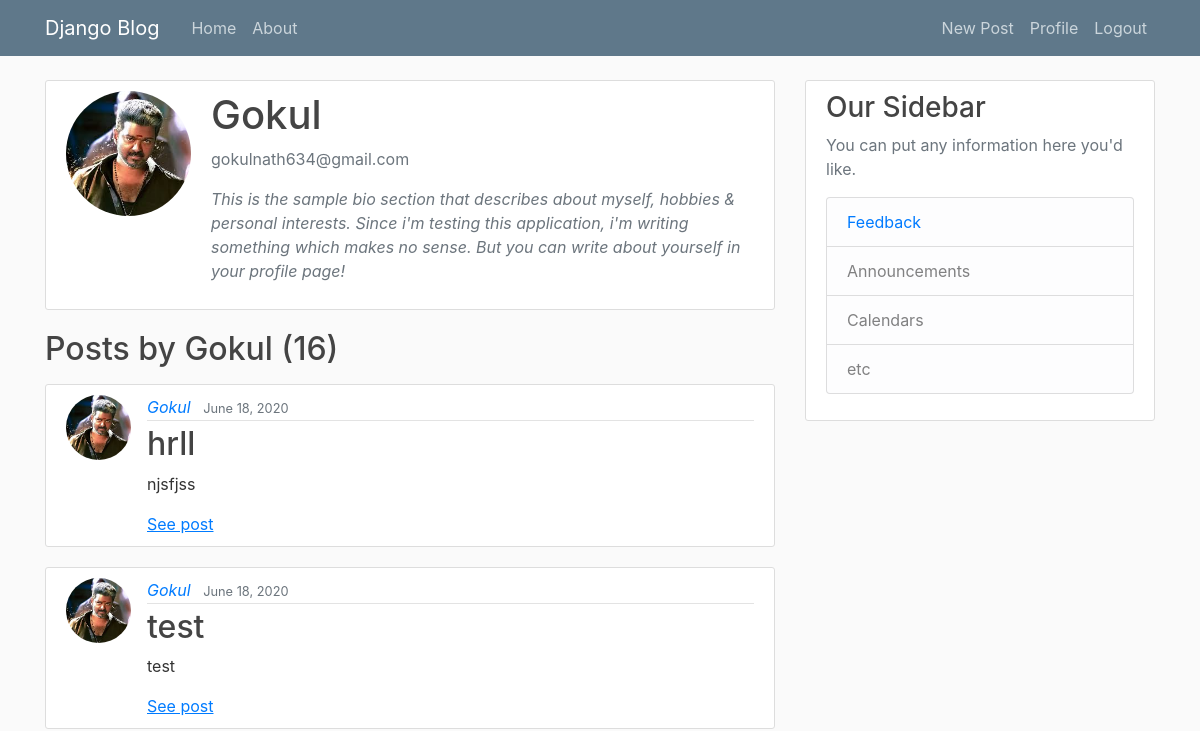
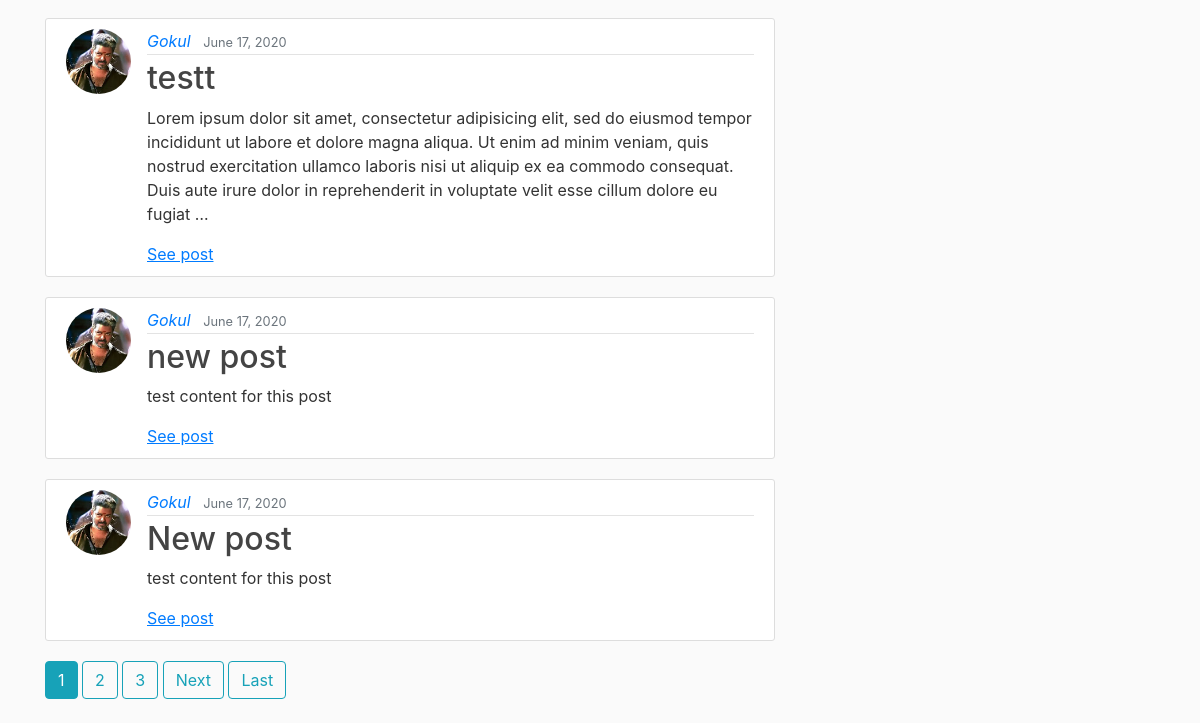
Page /user/Gokul (signed in) on the earlier database version (2 pictures, top to bottom).
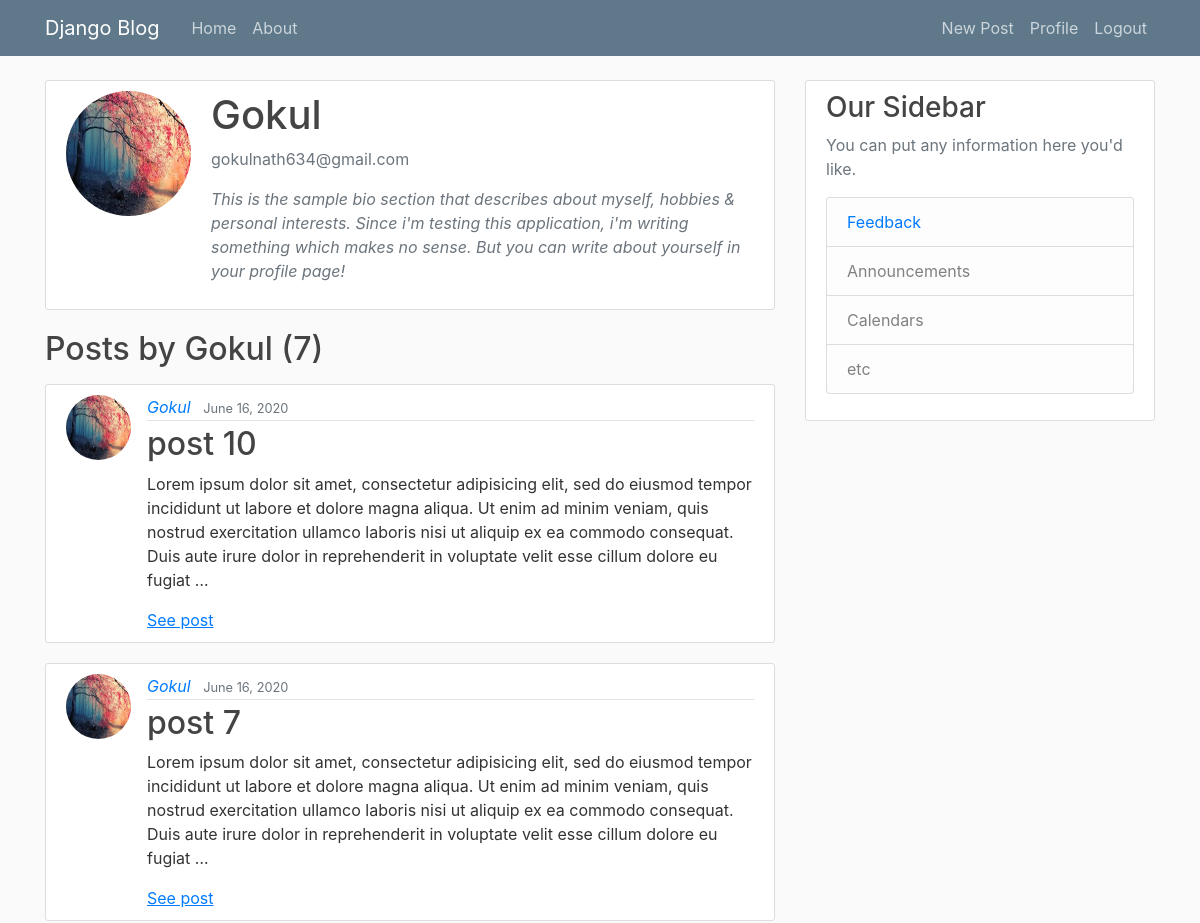
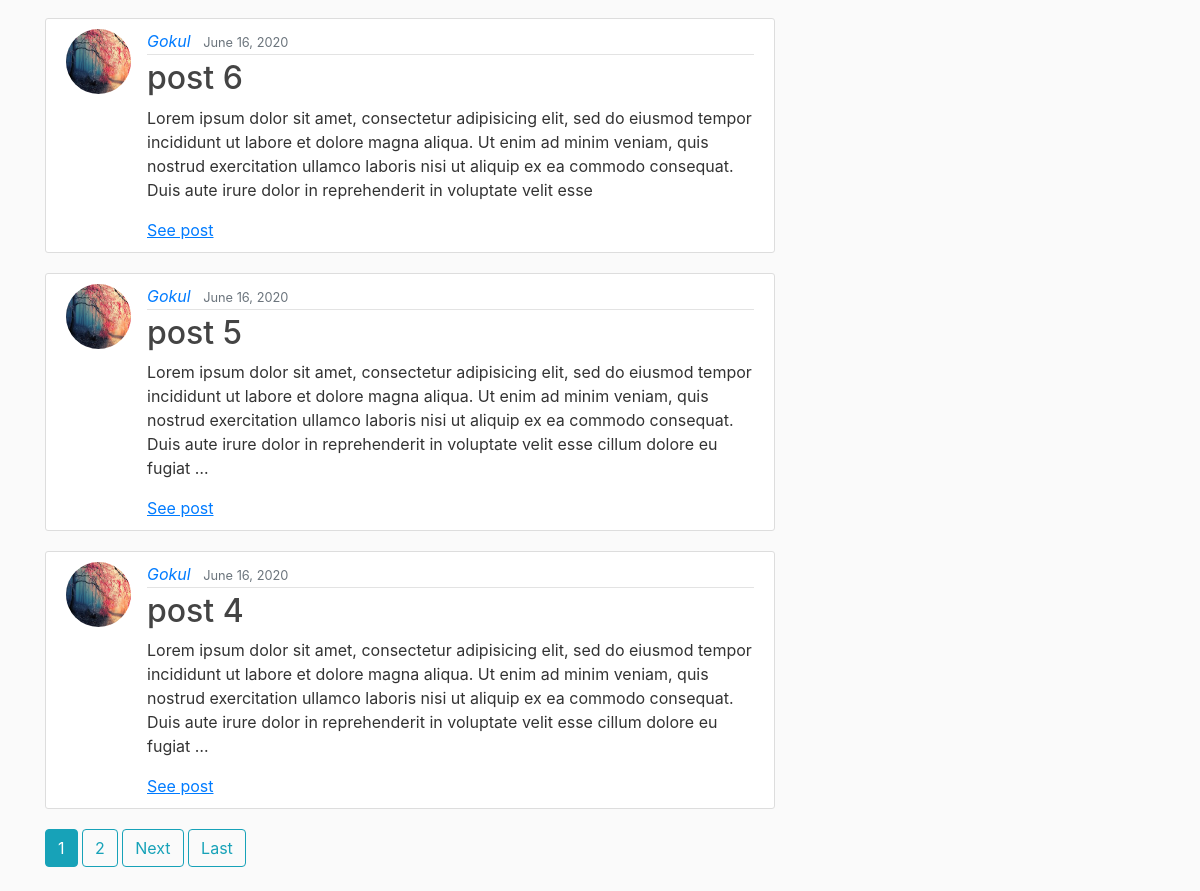
Same page on the later database version (2 pictures, top to bottom).
### blog/models.py (models this page shows, shortened)
class Post(models.Model):
	title = models.CharField(max_length=100)
	content = models.TextField(validators=[MinLengthValidator(200)])
	date_posted = models.DateTimeField(default=timezone.now)
	author = models.ForeignKey(User, on_delete=models.CASCADE)

### users/models.py (models this page shows, shortened)
class Profile(models.Model):
    user = models.OneToOneField(User, on_delete=models.CASCADE)
    bio = models.TextField(default='')
    image = models.ImageField(default='default.jpg', upload_to='profile_pics')

### blog/views.py (the view)
# urls.py: path('user/<str:username>', UserPostListView.as_view(), name='user-posts'),
class UserPostListView(LoginRequiredMixin, ListView):
	model = Post
	template_name = 'blog/user_posts.html'
	context_object_name = 'posts'
	paginate_by = 5
	def get_queryset(self):
		user = get_object_or_404(User, username=self.kwargs.get('username'))
		return Post.objects.filter(author=user).order_by('-date_posted')

### blog/templates/blog/user_posts.html (shortened to what this page needs)
{% extends "blog/base.html" %}
{% block content %}
    {% for post in posts %}
      {% if forloop.first %}
        <div class="media media content-section">
          <img class="rounded-circle account-img" src="{{ post.author.profile.image.url }}">
          <div class="media-body">
            <h2 class="account-heading">{{ post.author }}</h2>
            <p class="text-secondary">{{ post.author.email }}</p>
            <p class="text-secondary"><em>{{ post.author.profile.bio }}</em></p>
          </div>
        </div>
      {% endif %}
    {% endfor %}
    <h2 class="mb-3">Posts by {{ view.kwargs.username }} ({{ page_obj.paginator.count }})</h2>
    {% for post in posts %}
        <article class="media content-section">
          <img class="rounded-circle article-img" src="{{ post.author.profile.image.url }}">
          <div class="media-body">
            <div class="article-metadata">
              <a class="mr-2" href="{% url 'user-posts' post.author.username %}"><em>{{ post.author }}</em></a>
              <small class="text-muted">{{ post.date_posted|date:"F d, Y" }}</small>
            </div>
            <h2><a class="article-title" href="{% url 'post-detail' post.id %}">{{ post.title }}</a></h2>
            <p class="article-content">{{ post.content |truncatewords:"50" }}</p>
            <a href="{% url 'post-detail' post.id %}"><u>See post</u></a>
          </div>
        </article>
    {% endfor %}
    {% if is_paginated %}
      {% for num in page_obj.paginator.page_range %}
        {% if page_obj.number == num %}
          <a class="btn btn-info mb-4" href="?page={{ num }}">{{ num }}</a>
        {% elif num > page_obj.number|add:'-3' and num < page_obj.number|add:'3' %}
          <a class="btn btn-outline-info mb-4" href="?page={{ num }}">{{ num }}</a>
        {% endif %}
      {% endfor %}
      {% if page_obj.has_next %}
        <a class="btn btn-outline-info mb-4" href="?page={{ page_obj.next_page_number }}">Next</a>
        <a class="btn btn-outline-info mb-4" href="?page={{ page_obj.paginator.num_pages }}">Last</a>
      {% endif %}
    {% endif %}
{% endblock content %}

Differences in the rows shown:
removed Post: author.profile.image (picture), author "Gokul", author.email "gokulnath634@gmail.com", author.profile.bio "This is the sample bio section that describes about myself, hobbies & personal interests. Since i'm testing this application, i'm writing something which makes no sense. But you can write about yourself in your profile page!", date_posted "June 18, 2020", title "hrll", content "njsfjss"
removed Post: author.profile.image (picture), author "Gokul", date_posted "June 18, 2020", title "test", content "test", shown under "Posts by Gokul (16)"
removed Post: author.profile.image (picture), author "Gokul", date_posted "June 17, 2020", title "testt", content "Lorem ipsum dolor sit amet, consectetur adipisicing elit, sed do eiusmod tempor incididunt ut labore et dolore magna aliqua. Ut enim ad minim veniam, quis nostrud exercitation ullamco laboris nisi ut aliquip ex ea commodo consequat. Duis aute irure dolor in reprehenderit in voluptate velit esse cillum dolore eu fugiat …", shown under "Posts by Gokul (16)"
removed Post: author.profile.image (picture), author "Gokul", date_posted "June 17, 2020", title "new post", content "test content for this post", shown under "Posts by Gokul (16)"
removed Post: author.profile.image (picture), author "Gokul", date_posted "June 17, 2020", title "New post", content "test content for this post", shown under "Posts by Gokul (16)"
now on this page (row unchanged): Post: author.profile.image (picture), author "Gokul", author.email "gokulnath634@gmail.com", author.profile.bio "This is the sample bio section that describes about myself, hobbies & personal interests. Since i'm testing this application, i'm writing something which makes no sense. But you can write about yourself in your profile page!", date_posted "June 16, 2020", title "post 10", content "Lorem ipsum dolor sit amet, consectetur adipisicing elit, sed do eiusmod tempor incididunt ut labore et dolore magna aliqua. Ut enim ad minim veniam, quis nostrud exercitation ullamco laboris nisi ut aliquip ex ea commodo consequat. Duis aute irure dolor in reprehenderit in voluptate velit esse cillum dolore eu fugiat …"
now on this page (row unchanged): Post: author.profile.image (picture), author "Gokul", date_posted "June 16, 2020", title "post 7", content "Lorem ipsum dolor sit amet, consectetur adipisicing elit, sed do eiusmod tempor incididunt ut labore et dolore magna aliqua. Ut enim ad minim veniam, quis nostrud exercitation ullamco laboris nisi ut aliquip ex ea commodo consequat. Duis aute irure dolor in reprehenderit in voluptate velit esse cillum dolore eu fugiat …", shown under "Posts by Gokul (7)"
now on this page (row unchanged): Post: author.profile.image (picture), author "Gokul", date_posted "June 16, 2020", title "post 6", content "Lorem ipsum dolor sit amet, consectetur adipisicing elit, sed do eiusmod tempor incididunt ut labore et dolore magna aliqua. Ut enim ad minim veniam, quis nostrud exercitation ullamco laboris nisi ut aliquip ex ea commodo consequat. Duis aute irure dolor in reprehenderit in voluptate velit esse", shown under "Posts by Gokul (7)"
now on this page (row unchanged): Post: author.profile.image (picture), author "Gokul", date_posted "June 16, 2020", title "post 5", content "Lorem ipsum dolor sit amet, consectetur adipisicing elit, sed do eiusmod tempor incididunt ut labore et dolore magna aliqua. Ut enim ad minim veniam, quis nostrud exercitation ullamco laboris nisi ut aliquip ex ea commodo consequat. Duis aute irure dolor in reprehenderit in voluptate velit esse cillum dolore eu fugiat …", shown under "Posts by Gokul (7)"
now on this page (row unchanged): Post: author.profile.image (picture), author "Gokul", date_posted "June 16, 2020", title "post 4", content "Lorem ipsum dolor sit amet, consectetur adipisicing elit, sed do eiusmod tempor incididunt ut labore et dolore magna aliqua. Ut enim ad minim veniam, quis nostrud exercitation ullamco laboris nisi ut aliquip ex ea commodo consequat. Duis aute irure dolor in reprehenderit in voluptate velit esse cillum dolore eu fugiat …", shown under "Posts by Gokul (7)"
Other differences:
{{ page_obj.paginator.count }}: "16" → "7"
list line gone: "3"
